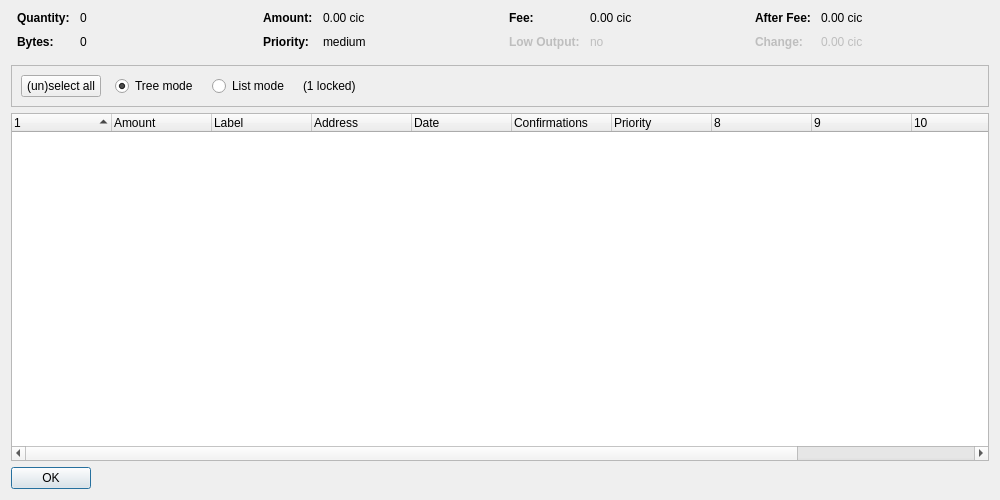
<?xml version="1.0" encoding="UTF-8"?>
<ui version="4.0">
 <class>CoinControlDialog</class>
 <widget class="QDialog" name="CoinControlDialog">
  <property name="geometry">
   <rect>
    <x>0</x>
    <y>0</y>
    <width>1000</width>
    <height>500</height>
   </rect>
  </property>
  <property name="windowTitle">
   <string>Coin Control Address Selection</string>
  </property>
  <layout class="QVBoxLayout" name="verticalLayout">
   <item>
    <layout class="QHBoxLayout" name="horizontalLayoutTop" stretch="0,0,0,0">
     <property name="topMargin">
      <number>0</number>
     </property>
     <property name="bottomMargin">
      <number>10</number>
     </property>
     <item>
      <layout class="QFormLayout" name="formLayoutCoinControl1">
       <property name="horizontalSpacing">
        <number>10</number>
       </property>
       <property name="verticalSpacing">
        <number>10</number>
       </property>
       <property name="leftMargin">
        <number>6</number>
       </property>
       <property name="rightMargin">
        <number>6</number>
       </property>
       <item row="0" column="0">
        <widget class="QLabel" name="labelCoinControlQuantityText">
         <property name="font">
          <font>
           <weight>75</weight>
           <bold>true</bold>
          </font>
         </property>
         <property name="text">
          <string>Quantity:</string>
         </property>
        </widget>
       </item>
       <item row="0" column="1">
        <widget class="QLabel" name="labelCoinControlQuantity">
         <property name="cursor">
          <cursorShape>IBeamCursor</cursorShape>
         </property>
         <property name="contextMenuPolicy">
          <enum>Qt::ActionsContextMenu</enum>
         </property>
         <property name="text">
          <string notr="true">0</string>
         </property>
         <property name="textInteractionFlags">
          <set>Qt::LinksAccessibleByMouse|Qt::TextSelectableByKeyboard|Qt::TextSelectableByMouse</set>
         </property>
        </widget>
       </item>
       <item row="1" column="0">
        <widget class="QLabel" name="labelCoinControlBytesText">
         <property name="font">
          <font>
           <weight>75</weight>
           <bold>true</bold>
          </font>
         </property>
         <property name="text">
          <string>Bytes:</string>
         </property>
        </widget>
       </item>
       <item row="1" column="1">
        <widget class="QLabel" name="labelCoinControlBytes">
         <property name="cursor">
          <cursorShape>IBeamCursor</cursorShape>
         </property>
         <property name="contextMenuPolicy">
          <enum>Qt::ActionsContextMenu</enum>
         </property>
         <property name="text">
          <string notr="true">0</string>
         </property>
         <property name="textInteractionFlags">
          <set>Qt::LinksAccessibleByMouse|Qt::TextSelectableByKeyboard|Qt::TextSelectableByMouse</set>
         </property>
        </widget>
       </item>
      </layout>
     </item>
     <item>
      <layout class="QFormLayout" name="formLayoutCoinControl2">
       <property name="horizontalSpacing">
        <number>10</number>
       </property>
       <property name="verticalSpacing">
        <number>10</number>
       </property>
       <property name="leftMargin">
        <number>6</number>
       </property>
       <property name="rightMargin">
        <number>6</number>
       </property>
       <item row="0" column="0">
        <widget class="QLabel" name="labelCoinControlAmountText">
         <property name="font">
          <font>
           <weight>75</weight>
           <bold>true</bold>
          </font>
         </property>
         <property name="text">
          <string>Amount:</string>
         </property>
        </widget>
       </item>
       <item row="0" column="1">
        <widget class="QLabel" name="labelCoinControlAmount">
         <property name="cursor">
          <cursorShape>IBeamCursor</cursorShape>
         </property>
         <property name="contextMenuPolicy">
          <enum>Qt::ActionsContextMenu</enum>
         </property>
         <property name="text">
          <string notr="true">0.00 cic</string>
         </property>
         <property name="textInteractionFlags">
          <set>Qt::LinksAccessibleByMouse|Qt::TextSelectableByKeyboard|Qt::TextSelectableByMouse</set>
         </property>
        </widget>
       </item>
       <item row="1" column="0">
        <widget class="QLabel" name="labelCoinControlPriorityText">
         <property name="font">
          <font>
           <weight>75</weight>
           <bold>true</bold>
          </font>
         </property>
         <property name="text">
          <string>Priority:</string>
         </property>
        </widget>
       </item>
       <item row="1" column="1">
        <widget class="QLabel" name="labelCoinControlPriority">
         <property name="cursor">
          <cursorShape>IBeamCursor</cursorShape>
         </property>
         <property name="contextMenuPolicy">
          <enum>Qt::ActionsContextMenu</enum>
         </property>
         <property name="text">
          <string notr="true">medium</string>
         </property>
         <property name="textInteractionFlags">
          <set>Qt::LinksAccessibleByMouse|Qt::TextSelectableByKeyboard|Qt::TextSelectableByMouse</set>
         </property>
        </widget>
       </item>
      </layout>
     </item>
     <item>
      <layout class="QFormLayout" name="formLayoutCoinControl3">
       <property name="horizontalSpacing">
        <number>10</number>
       </property>
       <property name="verticalSpacing">
        <number>10</number>
       </property>
       <property name="leftMargin">
        <number>6</number>
       </property>
       <property name="rightMargin">
        <number>6</number>
       </property>
       <item row="0" column="0">
        <widget class="QLabel" name="labelCoinControlFeeText">
         <property name="font">
          <font>
           <weight>75</weight>
           <bold>true</bold>
          </font>
         </property>
         <property name="text">
          <string>Fee:</string>
         </property>
        </widget>
       </item>
       <item row="0" column="1">
        <widget class="QLabel" name="labelCoinControlFee">
         <property name="cursor">
          <cursorShape>IBeamCursor</cursorShape>
         </property>
         <property name="contextMenuPolicy">
          <enum>Qt::ActionsContextMenu</enum>
         </property>
         <property name="text">
          <string notr="true">0.00 cic</string>
         </property>
         <property name="textInteractionFlags">
          <set>Qt::LinksAccessibleByMouse|Qt::TextSelectableByKeyboard|Qt::TextSelectableByMouse</set>
         </property>
        </widget>
       </item>
       <item row="1" column="0">
        <widget class="QLabel" name="labelCoinControlLowOutputText">
         <property name="enabled">
          <bool>false</bool>
         </property>
         <property name="font">
          <font>
           <weight>75</weight>
           <bold>true</bold>
          </font>
         </property>
         <property name="text">
          <string>Low Output:</string>
         </property>
        </widget>
       </item>
       <item row="1" column="1">
        <widget class="QLabel" name="labelCoinControlLowOutput">
         <property name="enabled">
          <bool>false</bool>
         </property>
         <property name="cursor">
          <cursorShape>IBeamCursor</cursorShape>
         </property>
         <property name="contextMenuPolicy">
          <enum>Qt::ActionsContextMenu</enum>
         </property>
         <property name="text">
          <string notr="true">no</string>
         </property>
         <property name="textInteractionFlags">
          <set>Qt::LinksAccessibleByMouse|Qt::TextSelectableByKeyboard|Qt::TextSelectableByMouse</set>
         </property>
        </widget>
       </item>
      </layout>
     </item>
     <item>
      <layout class="QFormLayout" name="formLayoutCoinControl4">
       <property name="horizontalSpacing">
        <number>10</number>
       </property>
       <property name="verticalSpacing">
        <number>10</number>
       </property>
       <property name="leftMargin">
        <number>6</number>
       </property>
       <property name="rightMargin">
        <number>6</number>
       </property>
       <item row="0" column="0">
        <widget class="QLabel" name="labelCoinControlAfterFeeText">
         <property name="font">
          <font>
           <weight>75</weight>
           <bold>true</bold>
          </font>
         </property>
         <property name="text">
          <string>After Fee:</string>
         </property>
        </widget>
       </item>
       <item row="0" column="1">
        <widget class="QLabel" name="labelCoinControlAfterFee">
         <property name="cursor">
          <cursorShape>IBeamCursor</cursorShape>
         </property>
         <property name="contextMenuPolicy">
          <enum>Qt::ActionsContextMenu</enum>
         </property>
         <property name="text">
          <string notr="true">0.00 cic</string>
         </property>
         <property name="textInteractionFlags">
          <set>Qt::LinksAccessibleByMouse|Qt::TextSelectableByKeyboard|Qt::TextSelectableByMouse</set>
         </property>
        </widget>
       </item>
       <item row="1" column="0">
        <widget class="QLabel" name="labelCoinControlChangeText">
         <property name="enabled">
          <bool>false</bool>
         </property>
         <property name="font">
          <font>
           <weight>75</weight>
           <bold>true</bold>
          </font>
         </property>
         <property name="text">
          <string>Change:</string>
         </property>
        </widget>
       </item>
       <item row="1" column="1">
        <widget class="QLabel" name="labelCoinControlChange">
         <property name="enabled">
          <bool>false</bool>
         </property>
         <property name="cursor">
          <cursorShape>IBeamCursor</cursorShape>
         </property>
         <property name="contextMenuPolicy">
          <enum>Qt::ActionsContextMenu</enum>
         </property>
         <property name="text">
          <string notr="true">0.00 cic</string>
         </property>
         <property name="textInteractionFlags">
          <set>Qt::LinksAccessibleByMouse|Qt::TextSelectableByKeyboard|Qt::TextSelectableByMouse</set>
         </property>
        </widget>
       </item>
      </layout>
     </item>
    </layout>
   </item>
   <item>
    <widget class="QFrame" name="frame">
     <property name="minimumSize">
      <size>
       <width>0</width>
       <height>40</height>
      </size>
     </property>
     <property name="frameShape">
      <enum>QFrame::StyledPanel</enum>
     </property>
     <property name="frameShadow">
      <enum>QFrame::Sunken</enum>
     </property>
     <layout class="QHBoxLayout" name="horizontalLayout">
      <item>
       <layout class="QHBoxLayout" name="horizontalLayoutPanel" stretch="0,0,0,0,0">
        <property name="spacing">
         <number>14</number>
        </property>
        <item>
         <widget class="QPushButton" name="pushButtonSelectAll">
          <property name="sizePolicy">
           <sizepolicy hsizetype="Maximum" vsizetype="Fixed">
            <horstretch>0</horstretch>
            <verstretch>0</verstretch>
           </sizepolicy>
          </property>
          <property name="text">
           <string>(un)select all</string>
          </property>
         </widget>
        </item>
        <item>
         <widget class="QRadioButton" name="radioTreeMode">
          <property name="sizePolicy">
           <sizepolicy hsizetype="Maximum" vsizetype="Fixed">
            <horstretch>0</horstretch>
            <verstretch>0</verstretch>
           </sizepolicy>
          </property>
          <property name="text">
           <string>Tree mode</string>
          </property>
          <property name="checked">
           <bool>true</bool>
          </property>
         </widget>
        </item>
        <item>
         <widget class="QRadioButton" name="radioListMode">
          <property name="sizePolicy">
           <sizepolicy hsizetype="Maximum" vsizetype="Fixed">
            <horstretch>0</horstretch>
            <verstretch>0</verstretch>
           </sizepolicy>
          </property>
          <property name="text">
           <string>List mode</string>
          </property>
         </widget>
        </item>
        <item>
         <widget class="QLabel" name="labelLocked">
          <property name="text">
           <string notr="true">(1 locked)</string>
          </property>
         </widget>
        </item>
        <item>
         <spacer name="horizontalSpacer">
          <property name="orientation">
           <enum>Qt::Horizontal</enum>
          </property>
          <property name="sizeHint" stdset="0">
           <size>
            <width>40</width>
            <height>20</height>
           </size>
          </property>
         </spacer>
        </item>
       </layout>
      </item>
     </layout>
    </widget>
   </item>
   <item>
    <widget class="CoinControlTreeWidget" name="treeWidget">
     <property name="contextMenuPolicy">
      <enum>Qt::CustomContextMenu</enum>
     </property>
     <property name="sortingEnabled">
      <bool>false</bool>
     </property>
     <property name="columnCount">
      <number>12</number>
     </property>
     <attribute name="headerShowSortIndicator" stdset="0">
      <bool>true</bool>
     </attribute>
     <attribute name="headerStretchLastSection">
      <bool>false</bool>
     </attribute>
     <column>
      <property name="text">
       <string/>
      </property>
     </column>
     <column>
      <property name="text">
       <string>Amount</string>
      </property>
     </column>
     <column>
      <property name="text">
       <string notr="true">Label</string>
      </property>
     </column>
     <column>
      <property name="text">
       <string>Address</string>
      </property>
     </column>
     <column>
      <property name="text">
       <string>Date</string>
      </property>
     </column>
     <column>
      <property name="text">
       <string>Confirmations</string>
      </property>
      <property name="toolTip">
       <string>Confirmed</string>
      </property>
     </column>
     <column>
      <property name="text">
       <string>Priority</string>
      </property>
     </column>
     <column>
      <property name="text">
       <string/>
      </property>
     </column>
     <column>
      <property name="text">
       <string/>
      </property>
     </column>
     <column>
      <property name="text">
       <string/>
      </property>
     </column>
     <column>
      <property name="text">
       <string/>
      </property>
     </column>
     <column>
      <property name="text">
       <string/>
      </property>
     </column>
    </widget>
   </item>
   <item>
    <widget class="QDialogButtonBox" name="buttonBox">
     <property name="sizePolicy">
      <sizepolicy hsizetype="Maximum" vsizetype="Fixed">
       <horstretch>0</horstretch>
       <verstretch>0</verstretch>
      </sizepolicy>
     </property>
     <property name="orientation">
      <enum>Qt::Horizontal</enum>
     </property>
     <property name="standardButtons">
      <set>QDialogButtonBox::Ok</set>
     </property>
    </widget>
   </item>
  </layout>
 </widget>
 <customwidgets>
  <customwidget>
   <class>CoinControlTreeWidget</class>
   <extends>QTreeWidget</extends>
   <header>coincontroltreewidget.h</header>
  </customwidget>
 </customwidgets>
 <resources/>
 <connections/>
</ui>
